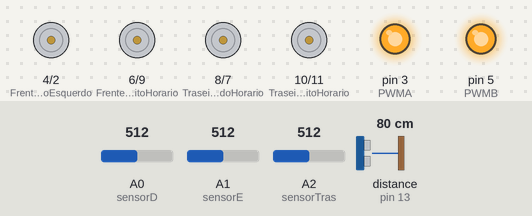
Bench run of a sketch on a simulated Arduino Uno, built with avr-gcc and run on an emulated ATmega328P. On the bench: motor-driver pin pairs drawn as motors (green arrow = first pin HIGH = forward, orange = second pin HIGH = backward, longer = more drive), output pins drawn as LEDs (lit = HIGH). The test bench sets the inputs (shaded band); at power-on: distance to the obstacle (sensor on pin 13) 80 cm, A0 (sensorD) = 512, A1 (sensorE) = 512, A2 (sensorTras) = 512. The echo pulse lasts 58.3 µs per cm.

Above: at 7.6 s.
8.8 s: distance to the obstacle (sensor on pin 13) set to 75 cm
10.5 s: A0 (sensorD) set to 214
12.0 s: A0 (sensorD) set to 188
At 13.9 s:
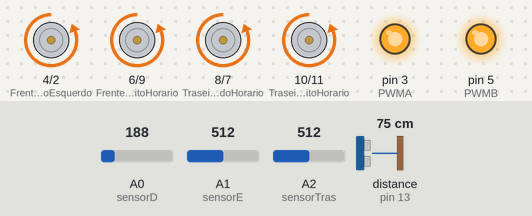
At 19.7 s:
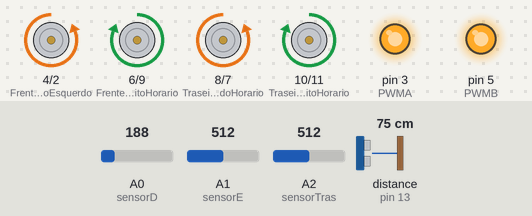
Timing chart, 0 to 20.2 s (numbered marks = the images above; inputs shaded):
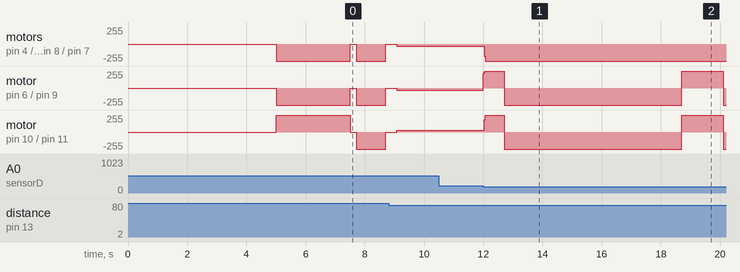

The sketch:

estrategia5.ino
```cpp
/*

        DIFERENCIAL: NO ATO DA PROCURA O ROBO DA UMA PEQUENA RÉ E DEPOIS FICA GIRANDO PRA DIREITA E PARA A ESQUEDA
        ATÉ ENCONTRAR O OPONENTE

        ANALOGICOS:

        A0 - OPTICO D1
        A1 - OPTICO D2
        A2 - OPTICO TRASEIRO


*/

//Carrega a biblioteca do sensor ultrassonico
#include <Ultrasonic.h>

//Define os pinos para o trigger e echo
#define trigger 12
#define echo 13

//Inicializa o sensor nos pinos definidos acima
Ultrasonic ultrasonic(trigger, echo);

bool start = true;
//int valorArena = 1600;  // Valor limite para estar dentro da arena
float diametroArena = 77.0; //diametro

// Definindo os pinos para o sensores de refletancia
#define sensorD A0
#define sensorE A1
#define sensorTras A2
//#define btn 1

#define PWMA 3
#define PWMB 5

#define FrenteHorarioEsquerdo 4
#define FrenteAntiHorarioEsquerdo 2
#define TraseiroEsquerdoHorario 8
#define TraseiroEsquerdoAntiHorario 7
#define TraseiroDireitoHorario 10
#define TraseiroDireitoAntiHorario 11
#define FrenteDireitoHorario 6
#define FrenteDireitoAntiHorario 9

void setup(){

    pinMode(PWMA,OUTPUT);
    pinMode(PWMB,OUTPUT);

    digitalWrite(PWMA,1);
    digitalWrite(PWMB,1);

    //pinMode(1,INPUT);

    pinMode(FrenteHorarioEsquerdo,OUTPUT);
    pinMode(FrenteAntiHorarioEsquerdo,OUTPUT);
    pinMode(TraseiroEsquerdoAntiHorario,OUTPUT);
    pinMode(TraseiroEsquerdoHorario,OUTPUT);

    pinMode(TraseiroDireitoHorario,OUTPUT);
    pinMode(TraseiroDireitoAntiHorario,OUTPUT);
    pinMode(FrenteDireitoAntiHorario,OUTPUT);
    pinMode(FrenteDireitoHorario,OUTPUT);

    delay(5000);
    GO();
    delay(2500);
    parar();
}

void GO(){
    digitalWrite(FrenteHorarioEsquerdo,0);
    digitalWrite(FrenteAntiHorarioEsquerdo,1);
    digitalWrite(TraseiroEsquerdoAntiHorario,1);
    digitalWrite(TraseiroEsquerdoHorario,0);

    digitalWrite(TraseiroDireitoHorario,1);
    digitalWrite(TraseiroDireitoAntiHorario,0);
    digitalWrite(FrenteDireitoHorario,0);
    digitalWrite(FrenteDireitoAntiHorario,1);
}

void re(){
    digitalWrite(FrenteHorarioEsquerdo,0);
    digitalWrite(FrenteAntiHorarioEsquerdo,1);
    digitalWrite(TraseiroDireitoHorario,1);
    digitalWrite(TraseiroDireitoAntiHorario,0);

    digitalWrite(TraseiroEsquerdoHorario,0);
    digitalWrite(TraseiroEsquerdoAntiHorario, 1);
    digitalWrite(FrenteDireitoHorario,1);
    digitalWrite(FrenteDireitoAntiHorario,0);
}

void girarHorario(){

    digitalWrite(FrenteHorarioEsquerdo,0);
    digitalWrite(FrenteAntiHorarioEsquerdo,1);
    digitalWrite(TraseiroEsquerdoAntiHorario,1);
    digitalWrite(TraseiroEsquerdoHorario,0);

    digitalWrite(TraseiroDireitoHorario,0);
    digitalWrite(TraseiroDireitoAntiHorario,1);
    digitalWrite(FrenteDireitoHorario,0);
    digitalWrite(FrenteDireitoAntiHorario,1);

}
void girarAntiHorario(){
    digitalWrite(FrenteHorarioEsquerdo,1);
    digitalWrite(FrenteAntiHorarioEsquerdo,0);
    digitalWrite(TraseiroEsquerdoAntiHorario,0);
    digitalWrite(TraseiroEsquerdoHorario,1);

    digitalWrite(TraseiroDireitoHorario,1);
    digitalWrite(TraseiroDireitoAntiHorario,0);
    digitalWrite(FrenteDireitoHorario,1);
    digitalWrite(FrenteDireitoAntiHorario,0);
}

void parar(){
    digitalWrite(FrenteHorarioEsquerdo,0);
    digitalWrite(FrenteAntiHorarioEsquerdo,0);
    digitalWrite(TraseiroEsquerdoAntiHorario,0);
    digitalWrite(TraseiroEsquerdoHorario,0);

    digitalWrite(TraseiroDireitoHorario,0);
    digitalWrite(TraseiroDireitoAntiHorario,0);
    digitalWrite(FrenteDireitoHorario,0);
    digitalWrite(FrenteDireitoAntiHorario,0);
}
void procurar(){
    while(!ultrassonico()){
      voltar();
      parar();
      delay(200);
      girarHorario();
      if(ultrassonico())
        {break;}
      delay(1000);
      parar();
      delay(300);
      if(ultrassonico())
        {break;}
        voltar();
      girarAntiHorario();
      delay(1000);
}
atacar();
}

void voltar()
{
  if(olhos(1) == false){
   parar();
   re();
   delay(700);
   girarHorario();
   delay(3000);
   girarHorario();
   delay(3000);
   re();
   delay(700);
  }
  else if(olhos(2) == false)
  {
    parar();
    GO();
    delay(1500);
    girarHorario();
    delay(3000);
    girarAntiHorario();
    delay(3000);
    GO();
    delay(2000);
    }
    parar();
  }

void atacar(){
     while(ultrassonico())
        {
          GO();
          voltar();
        }
     procurar();
}


bool ultrassonico(){
    float distancia;
    long microsec = ultrasonic.timing();
    distancia = ultrasonic.convert(microsec, Ultrasonic::CM);

    if(distancia > diametroArena){
        return false;
    }
    else if(distancia < diametroArena){
            return true;
        }
    return false;
 }


bool olhos(int i){
    int x1 = analogRead(sensorD);
    int x2 = analogRead(sensorE);
    int x3 = analogRead(sensorTras);
    if(i == 1){
      if(x1 < 200 || x2 < 200)
            return false;
    else
        return true;
    }
    else
       if(x3 < 200)
        return false;
    return true;

}

void loop(){
 //girarAntiHorario();
 //delay(2000);
  procurar();
 //GO();

}
```

Measured:
- the behaviour switches between 200 and 199 on A0 (sensorD) (found by bisection; images 0 and 1)
- after the input at 10.5 s, every drawn part: stays the same
